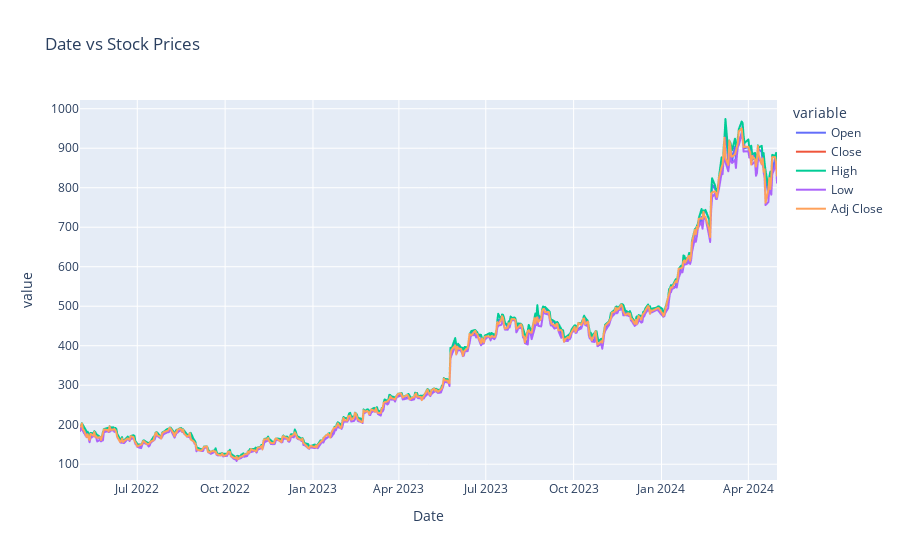

Notebook code cell kept with this figure:
### Markdown cell above
It can be seen that the trends between all data points aside volume are largely the same. Too little dilation from each other, this could mean that Nvidia has been on a steady rise throughout Covid but had a massive spike near 2024.

### Code cell
fig = px.line(df_nvidia, y=['Open', 'Close', 'High', 'Low', 'Adj Close'], title = 'Date vs Stock Prices')
fig.show()

### Figure 1 — Plotly figure (JSON) as saved in the notebook; plotly's stock layout.template omitted (floating-point values rounded to 4 significant figures; data arrays with more than 128 entries replaced by an {"elided": "..."} marker saying what was removed)
{"data": [{"hovertemplate": "variable=Open<br>Date=%{x}<br>value=%{y}<extra></extra>", "legendgroup": "Open", "line": {"color": "#636efa", "dash": "solid"}, "marker": {"symbol": "circle"}, "mode": "lines", "name": "Open", "showlegend": true, "type": "scattergl", "x": {"elided": "503 str values"}, "xaxis": "x", "y": {"elided": "503 float values"}, "yaxis": "y"}, {"hovertemplate": "variable=Close<br>Date=%{x}<br>value=%{y}<extra></extra>", "legendgroup": "Close", "line": {"color": "#EF553B", "dash": "solid"}, "marker": {"symbol": "circle"}, "mode": "lines", "name": "Close", "showlegend": true, "type": "scattergl", "x": {"elided": "503 str values"}, "xaxis": "x", "y": {"elided": "503 float values"}, "yaxis": "y"}, {"hovertemplate": "variable=High<br>Date=%{x}<br>value=%{y}<extra></extra>", "legendgroup": "High", "line": {"color": "#00cc96", "dash": "solid"}, "marker": {"symbol": "circle"}, "mode": "lines", "name": "High", "showlegend": true, "type": "scattergl", "x": {"elided": "503 str values"}, "xaxis": "x", "y": {"elided": "503 float values"}, "yaxis": "y"}, {"hovertemplate": "variable=Low<br>Date=%{x}<br>value=%{y}<extra></extra>", "legendgroup": "Low", "line": {"color": "#ab63fa", "dash": "solid"}, "marker": {"symbol": "circle"}, "mode": "lines", "name": "Low", "showlegend": true, "type": "scattergl", "x": {"elided": "503 str values"}, "xaxis": "x", "y": {"elided": "503 float values"}, "yaxis": "y"}, {"hovertemplate": "variable=Adj Close<br>Date=%{x}<br>value=%{y}<extra></extra>", "legendgroup": "Adj Close", "line": {"color": "#FFA15A", "dash": "solid"}, "marker": {"symbol": "circle"}, "mode": "lines", "name": "Adj Close", "showlegend": true, "type": "scattergl", "x": {"elided": "503 str values"}, "xaxis": "x", "y": {"elided": "503 float values"}, "yaxis": "y"}], "layout": {"legend": {"title": {"text": "variable"}, "tracegroupgap": 0}, "title": {"text": "Date vs Stock Prices"}, "xaxis": {"anchor": "y", "domain": [0, 1], "title": {"text": "Date"}}, "yaxis": {"anchor": "x", "domain": [0, 1], "title": {"text": "value"}}}}
